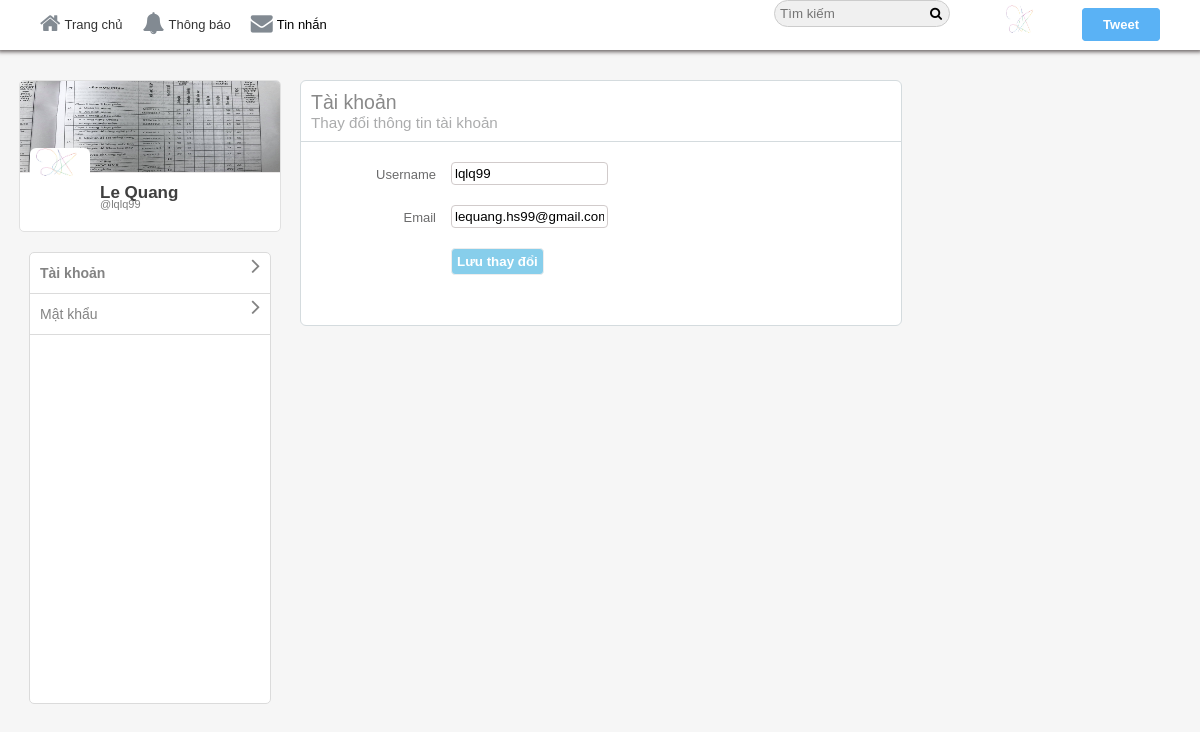
The app's page /account.php (signed in) with its own data.
### tables this page shows
CREATE TABLE `users` (
  `user_id` int(11) NOT NULL,
  `username` varchar(40) NOT NULL,
  `email` varchar(255) NOT NULL,
  `password` varchar(32) NOT NULL,
  `screenName` varchar(40) NOT NULL,
  `profileImage` varchar(255) NOT NULL,
  `profileCover` varchar(255) NOT NULL,
  `following` int(11) NOT NULL,
  `followers` int(11) NOT NULL,
  `bio` varchar(140) NOT NULL,
  `country` varchar(255) NOT NULL,
  `website` varchar(255) NOT NULL
);

### core/init.php (called while the page is built, shortened)
<?php
	include 'database/connection.php';
	include 'classes/user.php';
  	global $pdo;
  	$getFromU = new User($pdo);
 ?>

### core/classes/user.php (called while the page is built, shortened)
	<?php
class User{
	protected $pdo;
 	public function __construct($pdo){
	    $this->pdo = $pdo;
	}
	public function userData($user_id){
		$stmt = $this->pdo->prepare('SELECT * FROM `users` WHERE `user_id` = :user_id');
		$stmt->bindParam(':user_id', $user_id, PDO::PARAM_INT);
		$stmt->execute();
		return $stmt->fetch(PDO::FETCH_OBJ);
	}
	public function loggedIn(){
		return (isset($_SESSION['user_id'])) ? true : false;
	}
}
?>

### account.php (the view, shortened to what this page needs)
<?php
	include 'core/init.php';
	$user_id = $_SESSION['user_id'];
	$user    = $getFromU->userData($user_id);
	$notify  = $getFromM->getNotificationCount($user_id);
?>
<html>
	<head>
		<link rel="stylesheet" href="https://cdnjs.cloudflare.com/ajax/libs/font-awesome/4.6.3/css/font-awesome.css"/>
		<link rel="stylesheet" href="<?php echo BASE_URL;?>assets/css/style-complete.css"/>
	</head>
<body>
<div class="wrapper">
<div class="header-wrapper">
<div class="nav-container">
  <div class="nav">
		<div class="nav-left">
			<ul>
				<li><a href="<?php echo BASE_URL;?>"><i class="fa fa-home" aria-hidden="true"></i>Trang chủ</a></li>
				<?php if($getFromU->loggedIn()=== true){?>
					<li><a href="<?php echo BASE_URL;?>i/notifications"><i class="fa fa-bell" aria-hidden="true"></i>Thông báo<span id="notificaiton"><?php if($notify->totalN > 0){echo '<span class="span-i">'.$notify->totalN.'</span>';}?></span></a></li>
					<li id="messagePopup"><i class="fa fa-envelope" aria-hidden="true"></i>Tin nhắn<span id="messages"><?php if($notify->totalM > 0){echo '<span class="span-i">'.$notify->totalM.'</span>';}?></span></li>
				<?php }?>
			</ul>
		</div>
		<div class="nav-right">
			<ul>
				<li><input type="text" placeholder="Tìm kiếm" class="search"/><i class="fa fa-search" aria-hidden="true"></i>
				</li>
			<?php if($getFromU->loggedIn() === true){?>
				<li class="hover"><label class="drop-label" for="drop-wrap1"><img src="<?php echo BASE_URL.$user->profileImage;?>"/></label>
				</li>
				<li><label class="addTweetBtn" for="pop-up-tweet">Tweet</label></li>
				<?php } else{
							echo '<li><a href="'.BASE_URL.'/index.php">Đã có tài khoản? Đăng nhập!</a></li>';
						}
				?>
			</ul>
		</div>
	</div>
</div>
</div>
	<div class="container-wrap">
		<div class="lefter">
			<div class="inner-lefter">
				<div class="acc-info-wrap">
					<div class="acc-info-bg">
						<img src="<?php echo BASE_URL.$user->profileCover;?>"/>
					</div>
					<div class="acc-info-img">
						<img src="<?php echo BASE_URL.$user->profileImage;?>"/>
					</div>
					<div class="acc-info-name">
						<h3><?php echo $user->screenName;?></h3>
						<span><a href="<?php echo BASE_URL.$user->username;?>">@<?php echo $user->username;?></a></span>
					</div>
				</div>
				<div class="option-box">
					<ul>
						<li>
							<a href="<?php echo BASE_URL?>settings/account" class="bold">
							<div>
								Tài khoản
								<span><i class="fa fa-angle-right" aria-hidden="true"></i></span>
							</div>
							</a>
						</li>
						<li>
							<a href="<?php echo BASE_URL;?>settings/password">
							<div>
								Mật khẩu
								<span><i class="fa fa-angle-right" aria-hidden="true"></i></span>
							</div>
							</a>
						</li>
					</ul>
				</div>
			</div>
		</div>
		<div class="righter">
			<div class="inner-righter">
				<div class="acc">
					<div class="acc-heading">
						<h2>Tài khoản</h2>
						<h3>Thay đổi thông tin tài khoản</h3>
					</div>
					<div class="acc-content">
					<form method="POST">
						<div class="acc-wrap">
							<div class="acc-left">
								Username
							</div>
							<div class="acc-right">
								<input type="text" name="username" value="<?php echo $user->username;?>"/>
							</div>
						</div>
						<div class="acc-wrap">
							<div class="acc-left">
								Email
							</div>
							<div class="acc-right">
								<input type="text" name="email" value="<?php echo $user->email;?>"/>
							</div>
						</div>
						<div class="acc-wrap">
							<div class="acc-right">
								<input type="Submit" name="submit" value="Lưu thay đổi"/>
							</div>
							<div class="settings-error">
   							</div>
						</div>
					</form>
					</div>
				</div>
			</div>
		</div>
	</div>
	</div>
</body>
</html>

### assets/css/style-complete.css (style rules this page uses)
* { margin: 0px auto; padding: 0px; font-family: Helvetica; }
body { font-family: Helvetica; font-size: 13px; background: #f6f6f6; }
ul { list-style:none; }
.wrapper { width:100%; }
.header-wrapper { width:100%; background:white; position: fixed; top:0; z-index: 10000; }
.nav-container { width:95%; margin:0px auto; }
.nav { width:100%; height:50px; }
.nav ul li { line-height: 50px; float:left; margin-right: 0px; padding: 0px 10px; cursor:pointer; transition: all 200ms ease-in-out; }
.nav ul li a { color:#333; text-decoration:none; }
.nav-left { width:50%; float:left; }
.nav-right { width:50%; float:right; }
.nav-right ul { float:right; }
.nav .nav-left ul li i { margin-right: 4px; color: #828a92; font-size: 22px; position: relative; top: 2px; }
.drop-label { background: none !important; border: none !important; }
.nav-right { height: 50px; }
.nav .nav-right ul li img { width: 40px; margin-top: 5px; height:40px; }
.nav .nav-right ul li input[type="text"] { padding: 5px 20px 5px 5px; border: 1px solid #ccc; background: #f0f0f0; border-radius: 15px; }
.nav .nav-right ul li label { background: #5ab2f5; border: 1px solid #5ab2f5; padding: 8px 20px; border-radius: 4px; color: #fff; font-weight: 600; -webkit-user-select: none; -moz-user-select:none; user-select: none; cursor:pointer; }
.nav .nav-right ul li .fa { left: -20px; position: relative; }
label { cursor: pointer; }
.header-wrapper { box-shadow: 0px 0px 4px 2px #6c6565; }
.container-wrap { width: 100%; margin-top: 80px; }
.acc-heading { border-bottom: 1px solid #d4dbde; padding: 10px; }
.acc-heading h3 { color: #abacad; font-weight: normal; }
.acc-heading h2 { color: #898989; font-weight: normal; }
.settings-error { width: 100%; overflow: hidden; color: #919295; text-align: center; margin-top: 10px; padding: 10px 0px; }
.lefter { width: 25%; float: left; }
.righter { width: 69%; float: left; }
.inner-righter { width: 600px; background: #fff; border: 1px solid #d4dbde; border-radius: 6px; float: left; }
.acc-left { float: left; margin: 5px 15px; width: 20%; color: #6b6b6c; text-align: right; }
.acc-right { width: 100%; }
.acc-wrap { margin: 20px 0px; }
.acc-right input[type="text"] { border: 1px solid #d1cbcb; padding: 3px; border-radius: 4px; }
.acc-right input[type="submit"] { color: #fff; background: skyblue; border: 1px solid #ededed; padding: 5px; border-radius: 4px; font-weight: bold; cursor:pointer; }
.acc-info-wrap { width: 260px; background: #fff; height: 150px; border: 1px solid #e1e1e1; border-radius: 5px; overflow: hidden; cursor: pointer; }
.acc-info-bg { border-bottom: 1px solid #e9e7e7; }
.acc-info-bg img { width: 100%; height: 91px; }
.acc-info-img { position: relative; bottom: 25px; left: 10px; float: left; }
.acc-info-img img { width: 60px; border-radius: 6px; }
.acc-info-name { position: relative; left: 20px; top: 10px; }
.acc-info-name h3 { font-size: 17px; color: #3F3F3F; }
.acc-info-name span { font-weight: normal; font-size: 11px; margin: 0px; position: relative; top: -5px; color: #7e7e7e; }
.acc-info-name span a { text-decoration:none; color: #7e7e7e; }
.option-box { margin-top: 20px; background: #fff; width: 80%; height: 450px; border: 1px solid #dbdbdb; border-radius: 5px; }
.option-box ul { list-style: none; }
.option-box ul li { line-height: 40px; font-size: 14px; border-bottom: 1px solid #dbdbdb; }
.option-box ul li a { text-decoration: none; color: #838383; display: block; padding-left: 10px; }
.option-box ul li span { float: right; margin: 0px 10px; font-size: 24px; font-weight: bolder; }
.bold { font-weight: bolder; color: #3e3e3e; }

### records on screen
users: profileImage (picture), profileCover (picture), screenName "Le Quang", username "lqlq99", email "lequang.hs99@gmail.com"
